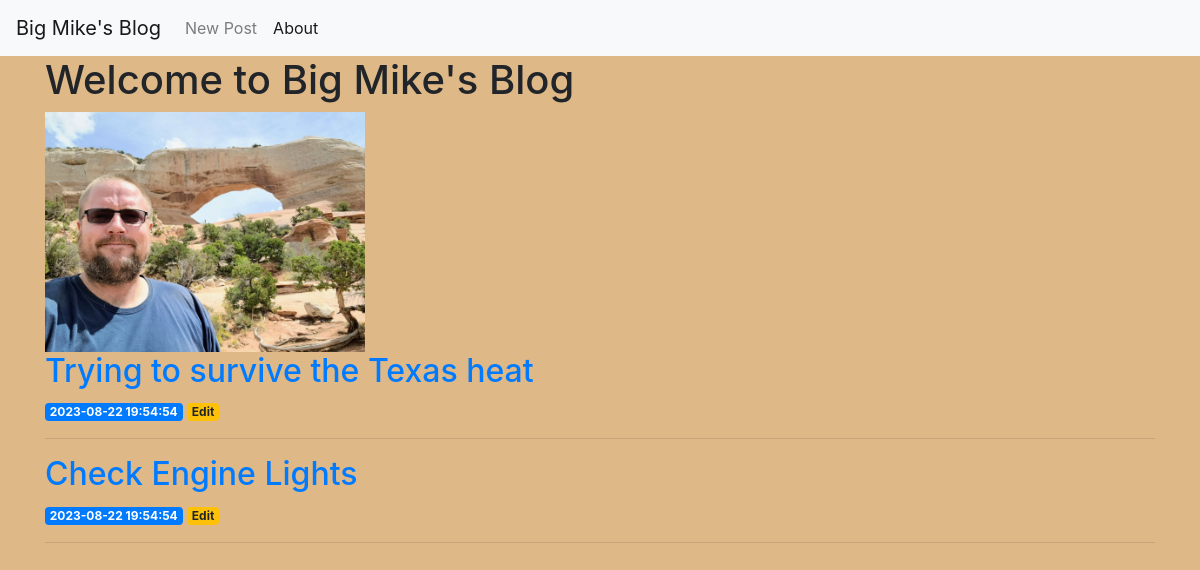
The page / on the database its author committed.
### tables this page shows
CREATE TABLE posts (
    id INTEGER PRIMARY KEY AUTOINCREMENT,
    created TIMESTAMP NOT NULL DEFAULT CURRENT_TIMESTAMP,
    title TEXT NOT NULL,
    content TEXT NOT NULL
);

### app.py (the view)
@app.route('/')
def index():
    conn = get_db_connection()
    posts = conn.execute('SELECT * FROM posts').fetchall()
    conn.close()
    return render_template('index.html', posts=posts)

### app.py (called while the page is built)
def get_db_connection():
    conn = sqlite3.connect('database.db')
    conn.row_factory = sqlite3.Row
    return conn

### templates/index.html
{% extends 'base.html' %}
{% block content %}
    <h1>{% block title %} Welcome to Big Mike's Blog {% endblock %}</h1>
    <img src="{{ url_for('static', filename='images/Big_Mike.jpg') }}" alt="Big Mike" width="320px">
    {% for post in posts %}
    <a href="{{ url_for('post', post_id=post['id']) }}">
        <h2>{{ post['title'] }}</h2>
    </a>
    <span class="badge badge-primary">{{ post['created'] }}</span>
    <a href="{{ url_for('edit', id=post['id']) }}">
        <span class="badge badge-warning">Edit</span>
    </a>
    <hr>
    {% endfor %}
{% endblock %}

### templates/base.html (shortened to what this page needs)
<!DOCTYPE html>
<html lang="en">
<head>
    <link href="https://stackpath.bootstrapcdn.com/bootstrap/4.3.1/css/bootstrap.min.css"
 type="text/css" rel="stylesheet">
        <link href="{{ url_for('static', filename='css/style.css') }}" type="text/css" rel="stylesheet">
</head>
<body>
    <nav class="navbar navbar-expand-md navbar-light bg-light">
        <a class="navbar-brand" href="{{ url_for('index')}}">Big Mike's Blog</a>
        <div class="collapse navbar-collapse" id="navbarNav">
            <ul class="navbar-nav">
                <li class="nav-item">
                    <a class="nav-link" href="{{url_for('create')}}">New Post</a>
                </li>
                <li class="nav-item active">
                    <a class="nav-link" href="{{url_for('about')}}">About</a>
                </li>
            </ul>
        </div>
    </nav>
    <div class="container">
        {% block content %} {% endblock %}
    </div>
</body>
</html>

### static/css/style.css (style rules this page uses)
body { background-color: burlywood; }

### rows shown on the page
posts: title "Trying to survive the Texas heat", created "2023-08-22 19:54:54"
posts: title "Check Engine Lights", created "2023-08-22 19:54:54"
